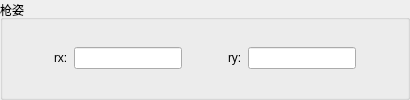
                <widget class="QGroupBox" name="groupBox_11">
                 <property name="title">
                  <string>枪姿</string>
                 </property>
                 <layout class="QGridLayout" name="gridLayout_18">
                  <item row="0" column="0">
                   <layout class="QHBoxLayout" name="horizontalLayout_22">
                    <item>
                     <spacer name="horizontalSpacer_37">
                      <property name="orientation">
                       <enum>Qt::Orientation::Horizontal</enum>
                      </property>
                      <property name="sizeHint" stdset="0">
                       <size>
                        <width>40</width>
                        <height>20</height>
                       </size>
                      </property>
                     </spacer>
                    </item>
                    <item>
                     <widget class="QLabel" name="label_13">
                      <property name="text">
                       <string>rx:</string>
                      </property>
                     </widget>
                    </item>
                    <item>
                     <widget class="QLineEdit" name="rx"/>
                    </item>
                    <item>
                     <spacer name="horizontalSpacer_36">
                      <property name="orientation">
                       <enum>Qt::Orientation::Horizontal</enum>
                      </property>
                      <property name="sizeHint" stdset="0">
                       <size>
                        <width>40</width>
                        <height>20</height>
                       </size>
                      </property>
                     </spacer>
                    </item>
                    <item>
                     <widget class="QLabel" name="label_14">
                      <property name="text">
                       <string>ry:</string>
                      </property>
                     </widget>
                    </item>
                    <item>
                     <widget class="QLineEdit" name="ry"/>
                    </item>
                    <item>
                     <spacer name="horizontalSpacer_38">
                      <property name="orientation">
                       <enum>Qt::Orientation::Horizontal</enum>
                      </property>
                      <property name="sizeHint" stdset="0">
                       <size>
                        <width>40</width>
                        <height>20</height>
                       </size>
                      </property>
                     </spacer>
                    </item>
                   </layout>
                  </item>
                 </layout>
                </widget>
